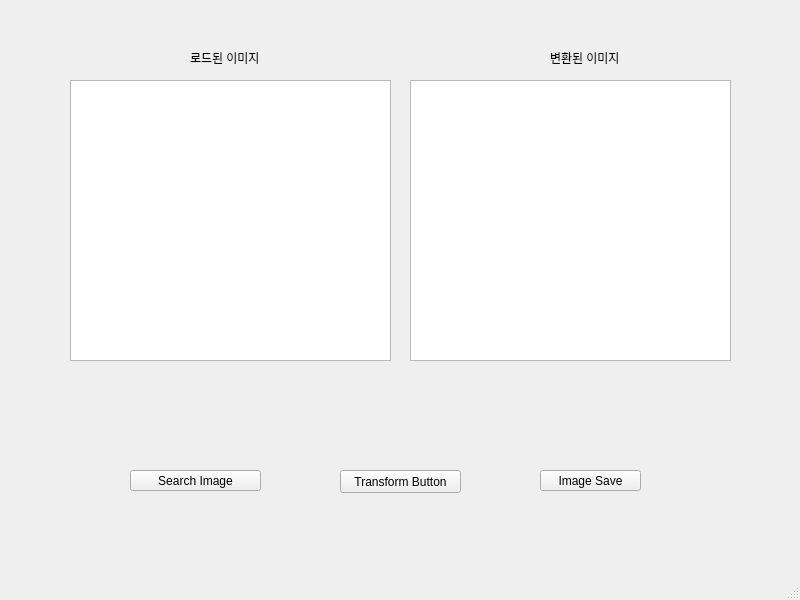
<?xml version="1.0" encoding="UTF-8"?>
<ui version="4.0">
 <class>MainWindow</class>
 <widget class="QMainWindow" name="MainWindow">
  <property name="geometry">
   <rect>
    <x>0</x>
    <y>0</y>
    <width>800</width>
    <height>600</height>
   </rect>
  </property>
  <property name="windowTitle">
   <string>MainWindow</string>
  </property>
  <widget class="QWidget" name="centralwidget">
   <widget class="QGraphicsView" name="graphicsView">
    <property name="geometry">
     <rect>
      <x>70</x>
      <y>80</y>
      <width>321</width>
      <height>281</height>
     </rect>
    </property>
   </widget>
   <widget class="QGraphicsView" name="graphicsView_2">
    <property name="geometry">
     <rect>
      <x>410</x>
      <y>80</y>
      <width>321</width>
      <height>281</height>
     </rect>
    </property>
   </widget>
   <widget class="QPushButton" name="Image_Load_Btn">
    <property name="geometry">
     <rect>
      <x>130</x>
      <y>470</y>
      <width>131</width>
      <height>21</height>
     </rect>
    </property>
    <property name="text">
     <string>Search Image</string>
    </property>
   </widget>
   <widget class="QPushButton" name="SaveBtn">
    <property name="geometry">
     <rect>
      <x>540</x>
      <y>470</y>
      <width>101</width>
      <height>21</height>
     </rect>
    </property>
    <property name="text">
     <string>Image Save</string>
    </property>
   </widget>
   <widget class="QLabel" name="label">
    <property name="geometry">
     <rect>
      <x>190</x>
      <y>50</y>
      <width>81</width>
      <height>16</height>
     </rect>
    </property>
    <property name="text">
     <string>로드된 이미지</string>
    </property>
   </widget>
   <widget class="QLabel" name="label_2">
    <property name="geometry">
     <rect>
      <x>550</x>
      <y>50</y>
      <width>81</width>
      <height>16</height>
     </rect>
    </property>
    <property name="text">
     <string>변환된 이미지</string>
    </property>
   </widget>
   <widget class="QPushButton" name="TransformButton">
    <property name="geometry">
     <rect>
      <x>340</x>
      <y>470</y>
      <width>121</width>
      <height>23</height>
     </rect>
    </property>
    <property name="text">
     <string>Transform Button</string>
    </property>
   </widget>
  </widget>
  <widget class="QMenuBar" name="menubar">
   <property name="geometry">
    <rect>
     <x>0</x>
     <y>0</y>
     <width>800</width>
     <height>21</height>
    </rect>
   </property>
  </widget>
  <widget class="QStatusBar" name="statusbar"/>
 </widget>
 <resources/>
 <connections/>
</ui>
